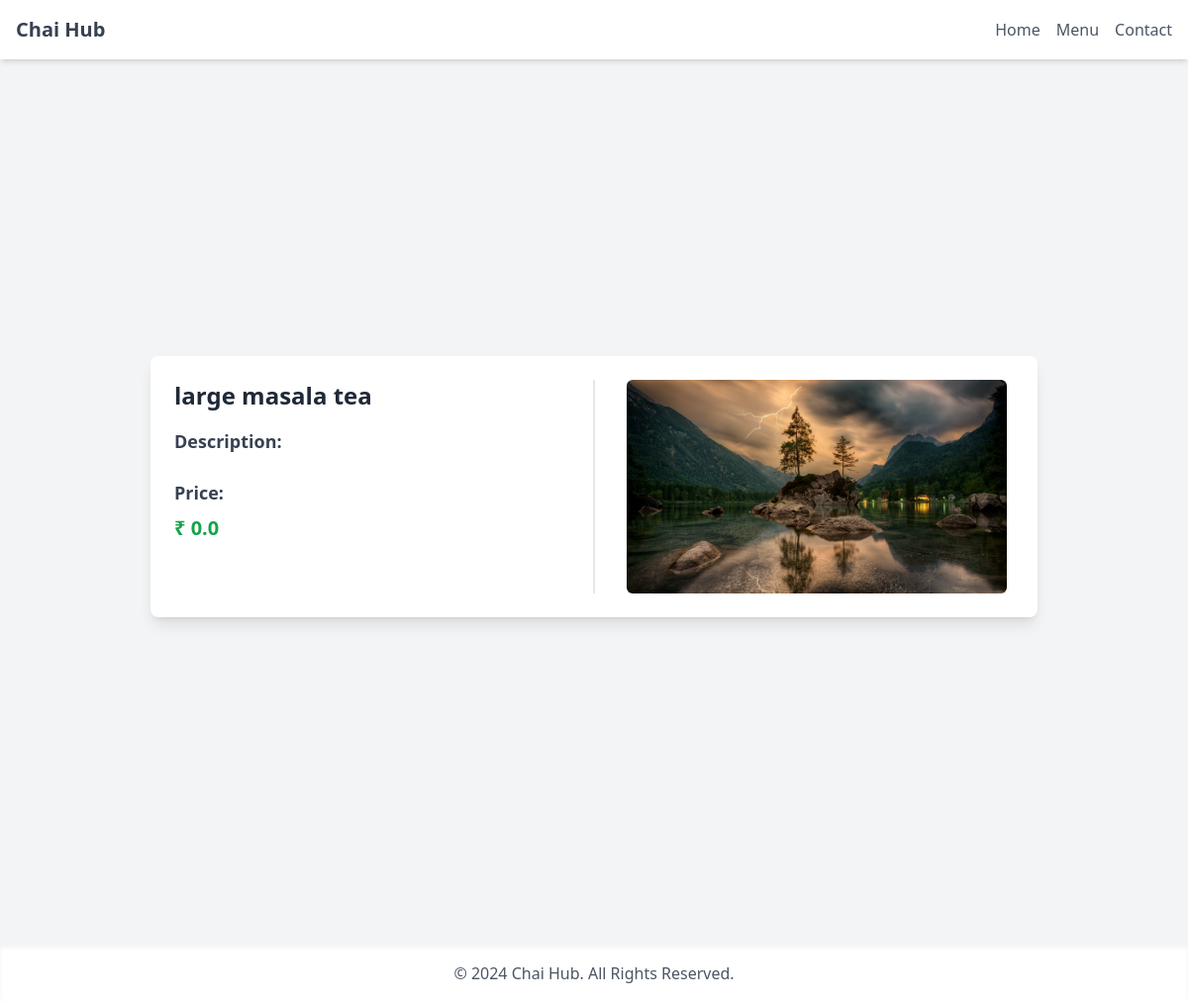
The page /chai/2/ on the database as committed earlier.
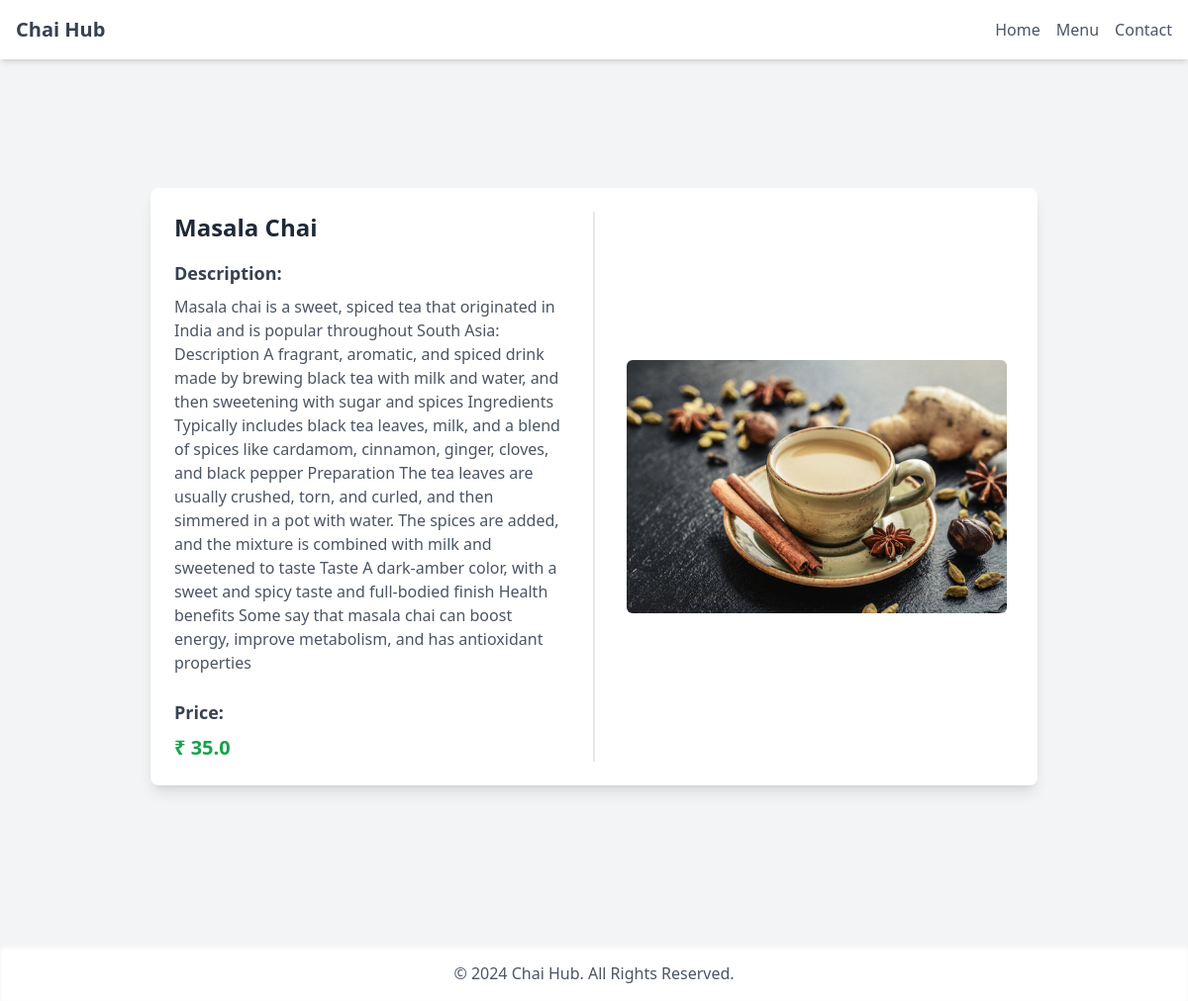
The same page on the database as committed later.
### chai/models.py (models this page shows, shortened)
class ChaiVarity(models.Model):
    CHAI_TYPE_CHOICE = [
        ('ML','MASALA'),
        ('GR','GINGER'),
        ('KL','KIWI'),
        ('PL','PLAIN'),
        ('EL','ELACHI'),
    ]
    name = models.CharField(max_length=100)
    image = models.ImageField(upload_to='chai/')
    date_added = models.DateTimeField(default=timezone.now)
    type = models.CharField(max_length=2, choices=CHAI_TYPE_CHOICE)
    description = models.TextField(default="")
    price = models.FloatField(default=0)

### chai/views.py (the view)
# urls.py: path('<int:chai_id>/', views.chai_details, name='chai_details'),
def chai_details(request, chai_id):
    chai = get_object_or_404(ChaiVarity, pk=chai_id)
    return render(request, 'chai/chai_details.html', {'chai': chai})

### chai/templates/chai/chai_details.html (shortened to what this page needs)
{% extends "layout.html" %}
{% block content %}
<div class="flex items-center justify-center min-h-screen bg-gray-100">
    <div class="bg-white shadow-lg rounded-lg p-6 w-full max-w-4xl flex flex-col md:flex-row">
        <div class="flex-1 md:border-r-2 md:pr-6">
            <h2 class="text-2xl font-bold text-gray-800 mb-4">{{ chai.name }}</h2>
            <h3 class="text-lg text-gray-700 font-semibold mb-2">Description:</h3>
            <p class="text-gray-600 mb-4">{{ chai.description }}</p>
            <div class="mt-6">
                <h3 class="text-lg text-gray-700 font-semibold mb-2">Price:</h3>
                <p class="text-green-600 font-bold text-xl">₹ {{ chai.price }}</p>
            </div>
        </div>
        <div class="flex-1 flex items-center justify-center mt-6 md:mt-0 md:pl-6">
            <img src="{{ chai.image.url }}" alt="{{ chai.name }}" class="w-full max-w-sm h-auto rounded-md">
        </div>
    </div>
</div>
{% endblock %}

Rows that differ between the two databases and show on the page:
changed ChaiVarity: name "large masala tea" → "Masala Chai"; description (not shown) → "Masala chai is a sweet, spiced tea that originated in India and is popular throughout South Asia: Description A fragrant, aromatic, and spiced drink made by brewing black tea with milk and water, and then sweetening with sugar and spices Ingredients Typically includes black tea leaves, milk, and a blend of spices like cardamom, cinnamon, ginger, cloves, and black pepper Preparation The tea leaves are usually crushed, torn, and curled, and then simmered in a pot with water. The spices are added, and the mixture is combined with milk and sweetened to taste Taste A dark-amber color, with a sweet and spicy taste and full-bodied finish Health benefits Some say that masala chai can boost energy,…"; price "0.0" → "35.0"; image: a different picture
